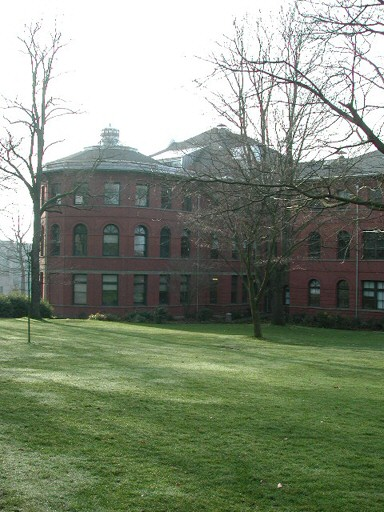
#> input picture vfx_hw2/prtn00.jpg, 384 x 512 px, found by its file name
$ python cylindrical_warping.py
#> lines starting #> are read from the running program, lines starting #| are printed output that depends on the picture
#> further down, img is the input picture: shape (512, 384, 3); mean B, G, R 121.6, 140.8, 130.6
import cv2
import numpy as np
import math
channel = 3
def cylindricalWarpping(img, f, s):
#> called with f = 704.9, s = 704.9
    height, width= img.shape[:2]
#> height = 512; width = 384
    print("w, h" , width, height)
#| w, h 384 512
    res = np.zeros([height, width, channel])
    x_0 = width/2
#> x_0 = 192
    y_0 = height/2
#> y_0 = 256
    for y in range(height):
      for x in range(width):
        theta = math.atan((x - x_0) / f)
        h = (y - y_0) / math.sqrt((x - x_0) ** 2 + f ** 2) * s
        #print(int(x_0 + s * theta), int(y_0 + h))
        res[round(y_0 + h), round(x_0 + s * theta), :] = img[y, x, :]
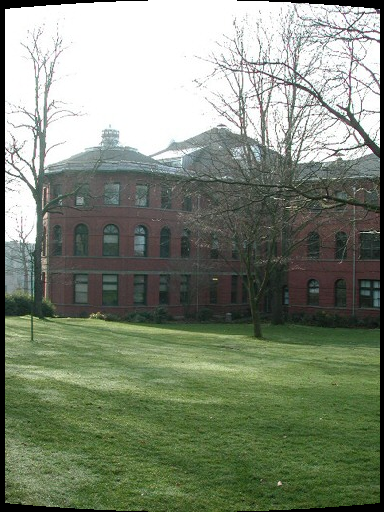
#> res: shape (512, 384, 3) float64; mean B, G, R 117.2, 135.7, 125.9
    return res

if __name__ == '__main__':
  img = cv2.imread("./parrington/prtn00.jpg")
  print("cylindricalWarpping...")
  f = 704.916
  s = f
  cyl_warpped_img = cylindricalWarpping(img, f, s)
  cv2.imwrite("image_cyl.png", cyl_warpped_img)

$ run again, with vfx_hw2/prtn01.jpg copied over vfx_hw2/prtn00.jpg
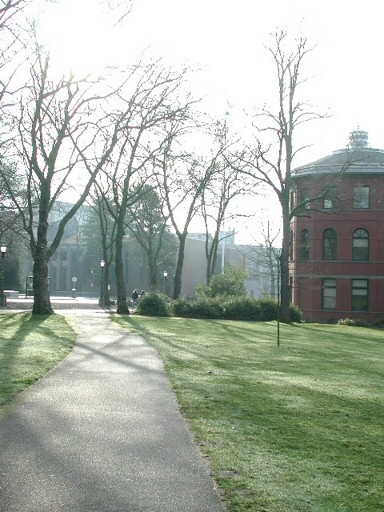
#> input picture vfx_hw2/prtn01.jpg, 384 x 512 px, found by its file name
#> img is the input picture: shape (512, 384, 3); mean B, G, R 164.6, 175.8, 168
#| w, h 384 512
#> after the loop in cylindricalWarpping, `for y in range(height):`:
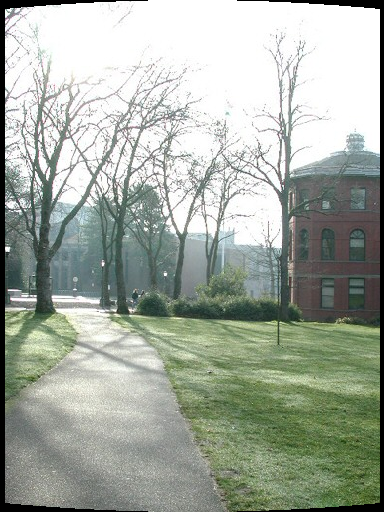
#> res: shape (512, 384, 3) float64; mean B, G, R 159.3, 170, 162.6

$ run again, with vfx_hw2/grail00.jpg copied over vfx_hw2/prtn00.jpg
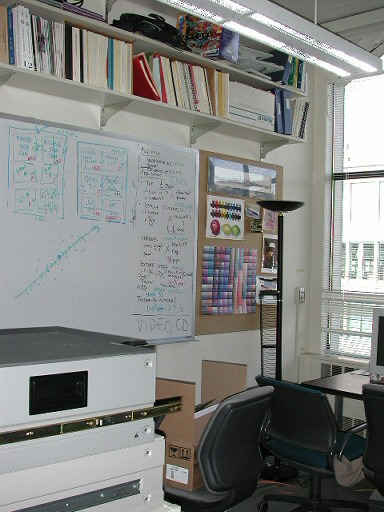
#> input picture vfx_hw2/grail00.jpg, 384 x 512 px, found by its file name
#> img is the input picture: shape (512, 384, 3); mean B, G, R 129, 131.7, 130.6
#| w, h 384 512
#> after the loop in cylindricalWarpping, `for y in range(height):`:
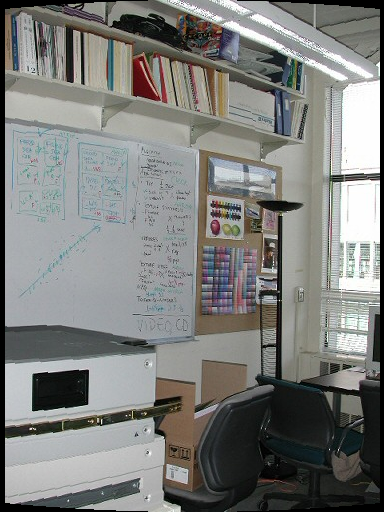
#> res: shape (512, 384, 3) float64; mean B, G, R 124, 126.7, 125.7
